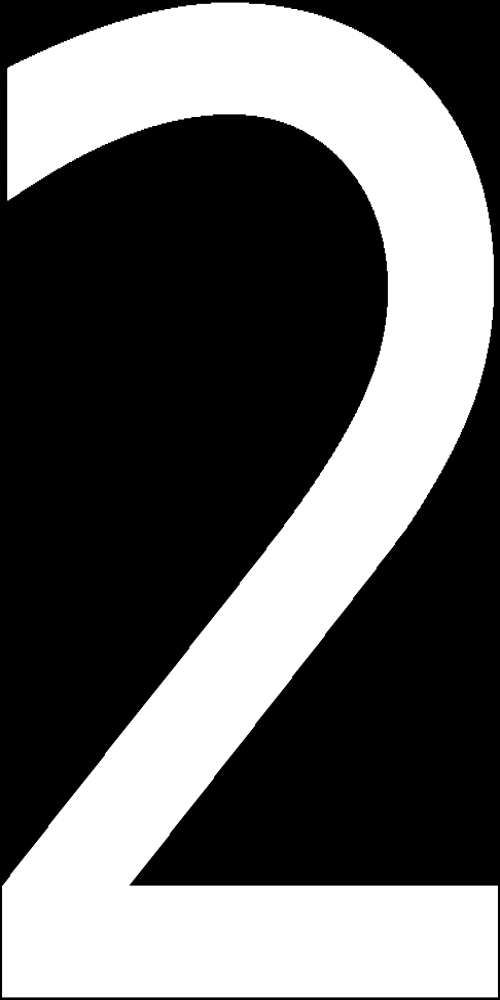
#> input picture template_source/2.png, 500 x 1000 px, found by its file name; its folder holds 4 pictures in this run
$ python '车牌识别3.py'
#> lines starting #> are read from the running program, lines starting #| are printed output that depends on the picture; after the words box and inside, x2 and y2 are one past the last pixel; in counts of white or black regions, pixels touching at a corner belong together
import cv2
import numpy as np
import os

# [8 lines left out: function preprocess_character, not called in this run]

def load_templates(template_folder):
    templates = {}
    # 遍历模板文件夹中的所有PNG文件
    for filename in os.listdir(template_folder):
        if filename.endswith('.png'):
            label = os.path.splitext(filename)[0]  # 使用文件名作为标签
            template_path = os.path.join(template_folder, filename)
            template_img = cv2.imread(template_path, cv2.IMREAD_GRAYSCALE)
#> template_img is the input picture: shape (1000, 500); min 0, max 255, mean 98.8
            if template_img is None:
                print(f"Warning: Failed to load image {template_path}")
                continue
            # 使用大津算法进行二值化
            _, template_binary = cv2.threshold(template_img, 0, 255, cv2.THRESH_BINARY_INV + cv2.THRESH_OTSU)
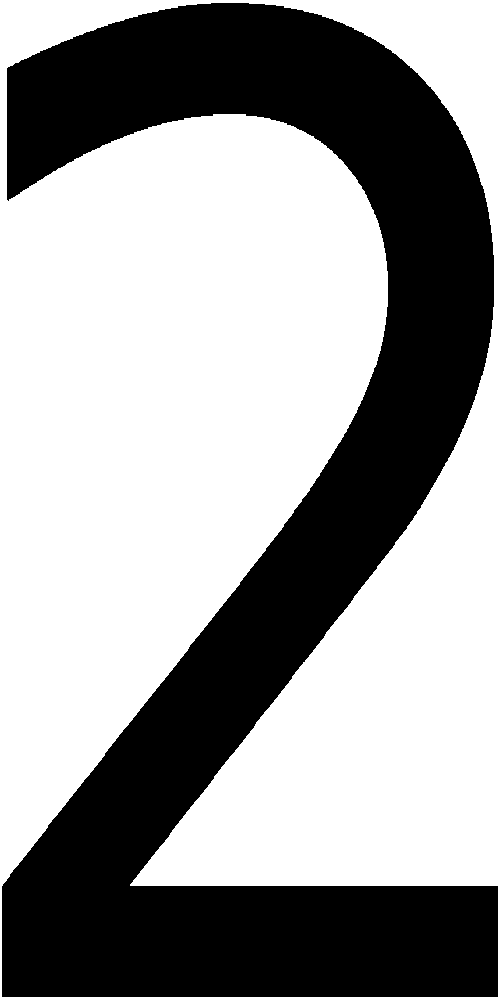
#> template_binary: shape (1000, 500); 61.3% white; 1 black region, box (x1, y1, x2, y2) and area: (2, 3, 498, 997) 193488
            # 调整图像大小为20x20
            resized_template = cv2.resize(template_binary, (20, 20), interpolation=cv2.INTER_AREA)
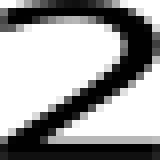
#> resized_template: shape (20, 20) (shown 8 times larger); min 0, max 255, mean 156.3
            templates[label] = resized_template
#> pass 2 of the loop in load_templates, `for filename in os.listdir(template_folder):`:
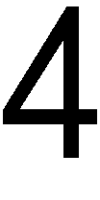
#> input picture template_source/4.png, 100 x 200 px, found by its file name
#> in load_templates, template_img is the input picture: shape (200, 100); min 0, max 255, mean 192.1
#> in load_templates, `_, template_binary = cv2.threshold(template_img, 0, 255, cv2.THRESH_BI..`:
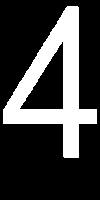
#> template_binary: shape (200, 100); 25% white; 1 white region, box (x1, y1, x2, y2) and area: (3, 6, 97, 158) 4996
#> in load_templates, `resized_template = cv2.resize(template_binary, (20, 20), interpolation..`:
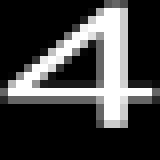
#> resized_template: shape (20, 20) (shown 8 times larger); min 0, max 255, mean 63.7
#> pass 3 of the loop in load_templates, `for filename in os.listdir(template_folder):`:
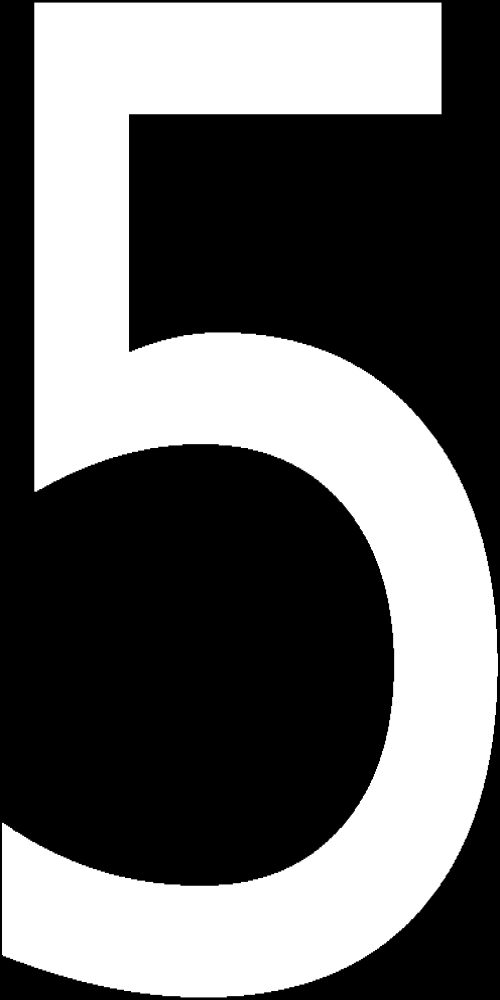
#> input picture template_source/5.png, 500 x 1000 px, found by its file name
#> in load_templates, template_img is the input picture: shape (1000, 500); min 0, max 255, mean 103.7
#> in load_templates, `_, template_binary = cv2.threshold(template_img, 0, 255, cv2.THRESH_BI..`:
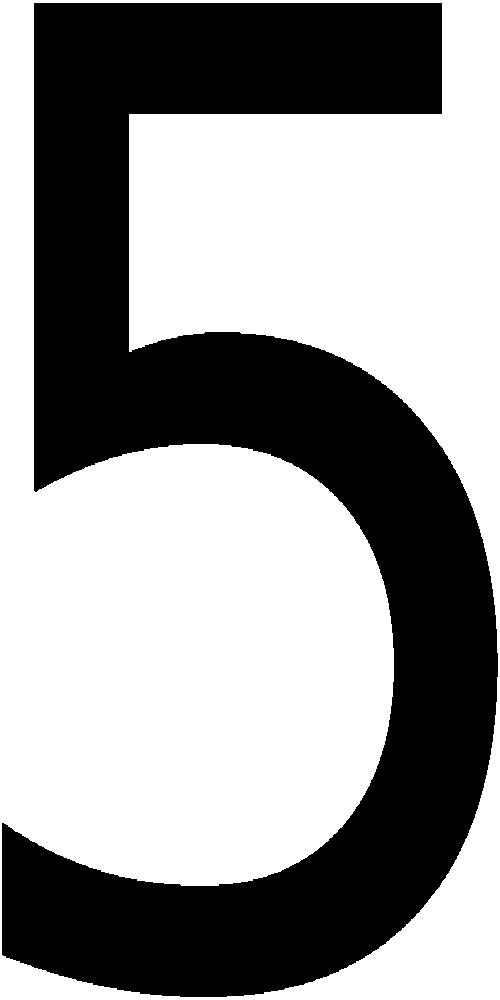
#> template_binary: shape (1000, 500); 59.3% white; 1 black region, box (x1, y1, x2, y2) and area: (2, 3, 498, 997) 203253
#> in load_templates, `resized_template = cv2.resize(template_binary, (20, 20), interpolation..`:
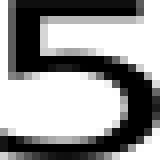
#> resized_template: shape (20, 20) (shown 8 times larger); min 0, max 255, mean 151.3
#> the loop made 4 passes; the first 3 are shown
    return templates

# [103 lines left out: functions match_character, save_image, process_image, not called in this run]

if __name__ == '__main__':
    folder_path = r'F:\license_plate_recognition\license_plate_test'  # 替换为你的文件夹路径
    template_folder = r'F:\license_plate_recognition\template_source'  # 替换为你的模板文件夹路径
    output_folder = r'F:\license_plate_recognition\output'  # 替换为你的输出文件夹路径

    if not os.path.exists(output_folder):
        os.makedirs(output_folder)

    templates = load_templates(template_folder)
#> templates = 4 items
#> (the run stopped early here; a loop or call above may not have finished)
